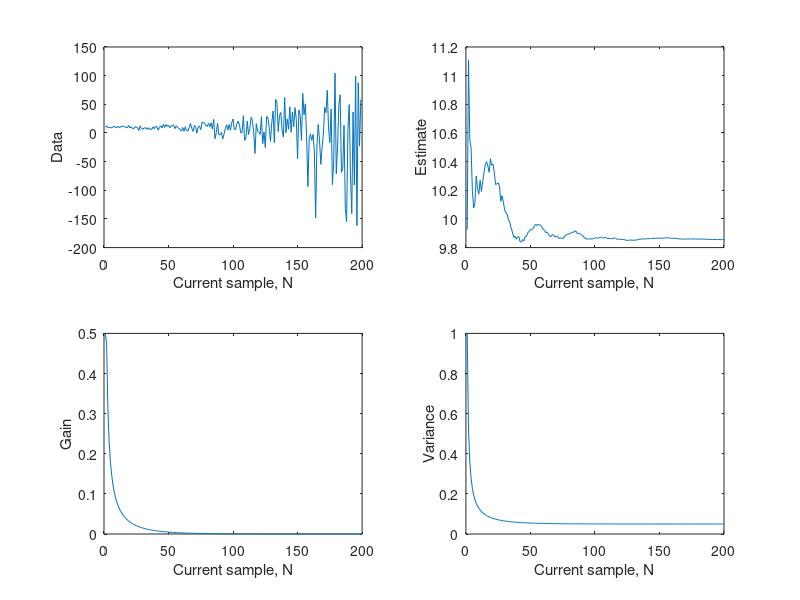

The MATLAB source for this figure: (Note: this script raises an error after producing the figure.)
%% This is for EENG 5620 Statistical Signal Processing
%-------------------------------------------------------------------------%
% % Assignment 4 Problem 8.22 from the text book, what I am trying to do
% is to write a Monte Carlo simulation for the problem, and then plot
% serveral pictures of the gain, variance sequences as shown around (8.40)
%-------------------------------------------------------------------------%
clc; clear; close all;
%-------------------------------------------------------------------------%
% % Initialize different parameters
    A = 10;
    N = 200;
    A_estimator = zeros(1, N);
    K = zeros(1, N);
    var_A = zeros(1, N);
    sigma2_0 = 1;
    x = zeros(1, N);
%-------------------------------------------------------------------------%
% % For different r 
% r = 1;
% r = 0.95;
r = 1.05;
%-------------------------------------------------------------------------%
    x0 = A + sqrt(sigma2_0)*randn;
    A_estimator(1) = x0;
    var_A(1) = sigma2_0;
    x(1) = x0;
    K(1) = 0.5; % % From (8.41)
%-------------------------------------------------------------------------%
% % Monte Carlo Simulation, generate data and update estimator, gain and variance.
for i = 2: N
        sigma2 = r^i;
        x(i) = A + sqrt(sigma2)*randn;        
        K(i) = var_A(i-1)/(var_A(i-1) + sigma2);        
        A_estimator(i) = A_estimator(i-1)+K(i)*(x(i)-A_estimator(i-1));       
        var_A(i) = (1-K(i))*var_A(i-1);
end
%-------------------------------------------------------------------------%
% % Plot
%-------------------------------------------------------------------------%
figure(1);
iteration = 1 : N;

subplot(2,2,1);
plot(iteration,  x);
xlabel('Current sample, N'),ylabel('Data');

subplot(2,2,2);
plot(iteration,  A_estimator);
xlabel('Current sample, N'),ylabel('Estimate');

subplot(2,2,3);
plot(iteration,  K);
xlabel('Current sample, N'),ylabel('Gain');

subplot(2,2,4);
plot(iteration,  var_A);
xlabel('Current sample, N'),ylabel('Variance');

suptitle('r = 1.05');
disp('Done!');
%-------------------------------------------------------------------------%
